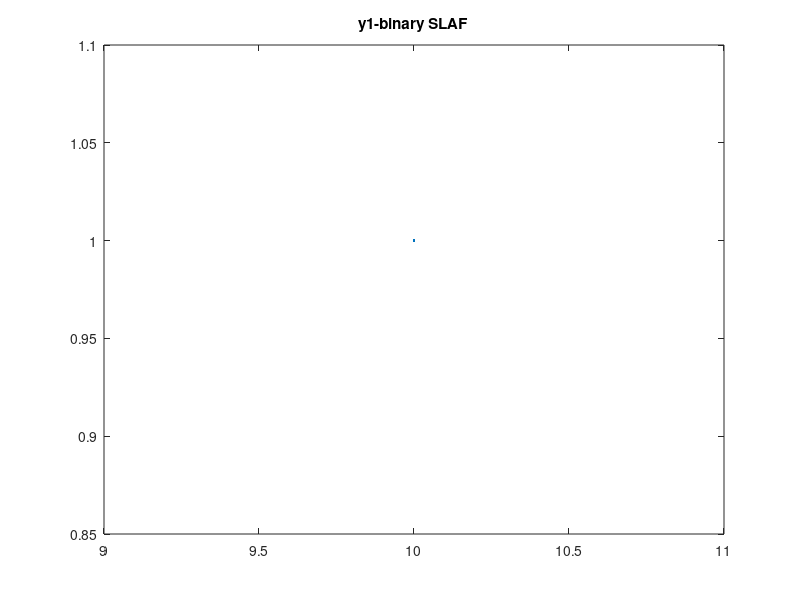
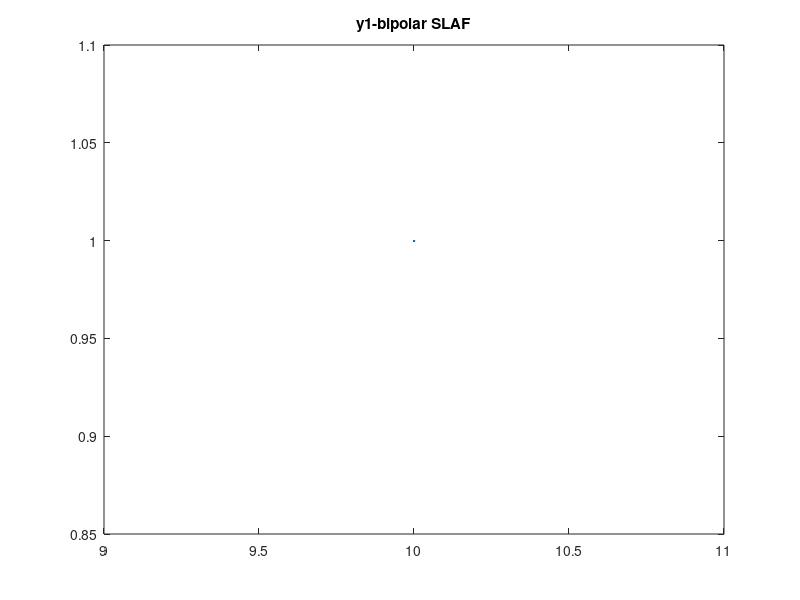
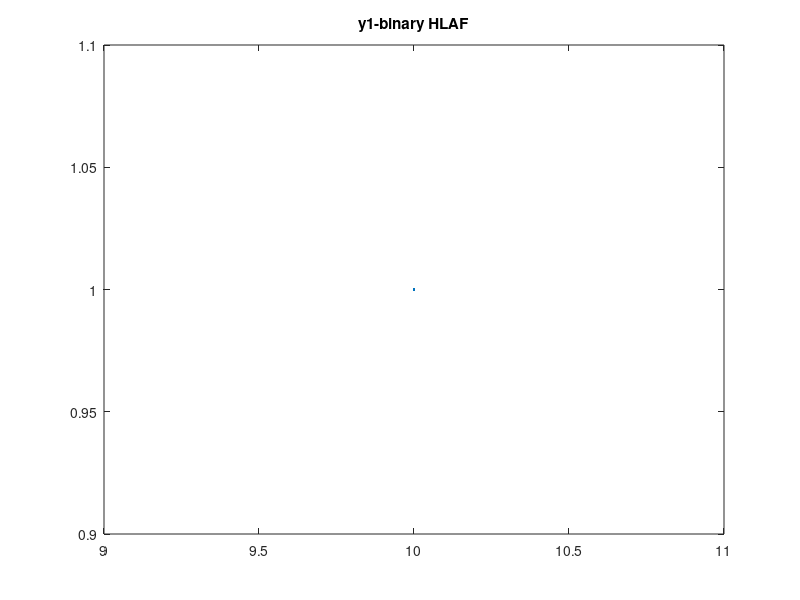
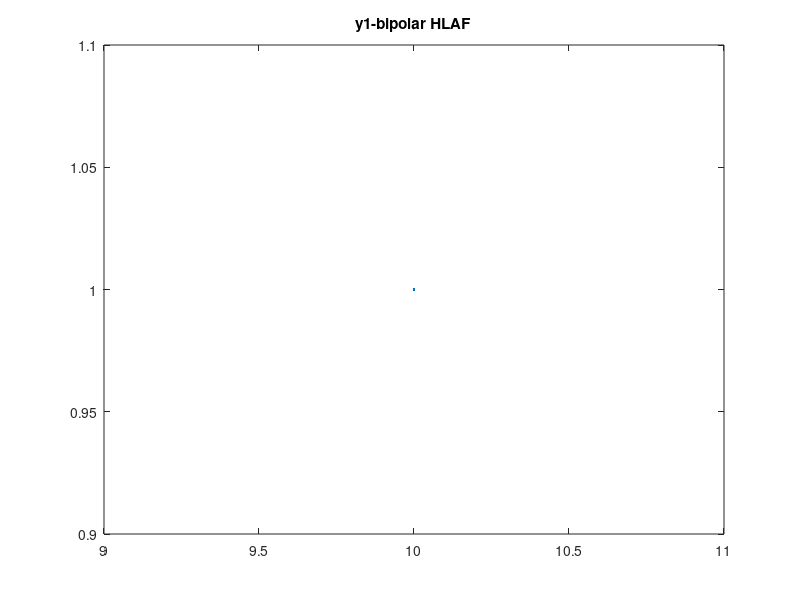

Here is the MATLAB script that generated these plots, in order:
clc
clear all

x = 10:0.1:10;

%lambda = 1(slope)
%Binary sigmoidal function
y1 = 1./(1+exp(-x));

%Bipolar sigmoidal function
y2 = (2./ (1+exp(-x))) -1;

n = length(x);

for i=1:n
    if x(i)>0
        y3(i) = 1;
        y4(i) = 1;
    else
        y3(i) = 0;
        y4(i) = -1;
    end
end

%plot scheme 1 -individual figure windows
figure(1); plot(x,y1); title('y1-binary SLAF');
figure(2); plot(x,y2); title('y1-bipolar SLAF');
figure(3); plot(x,y3); title('y1-binary HLAF');
figure(4); plot(x,y4); title('y1-bipolar HLAF');